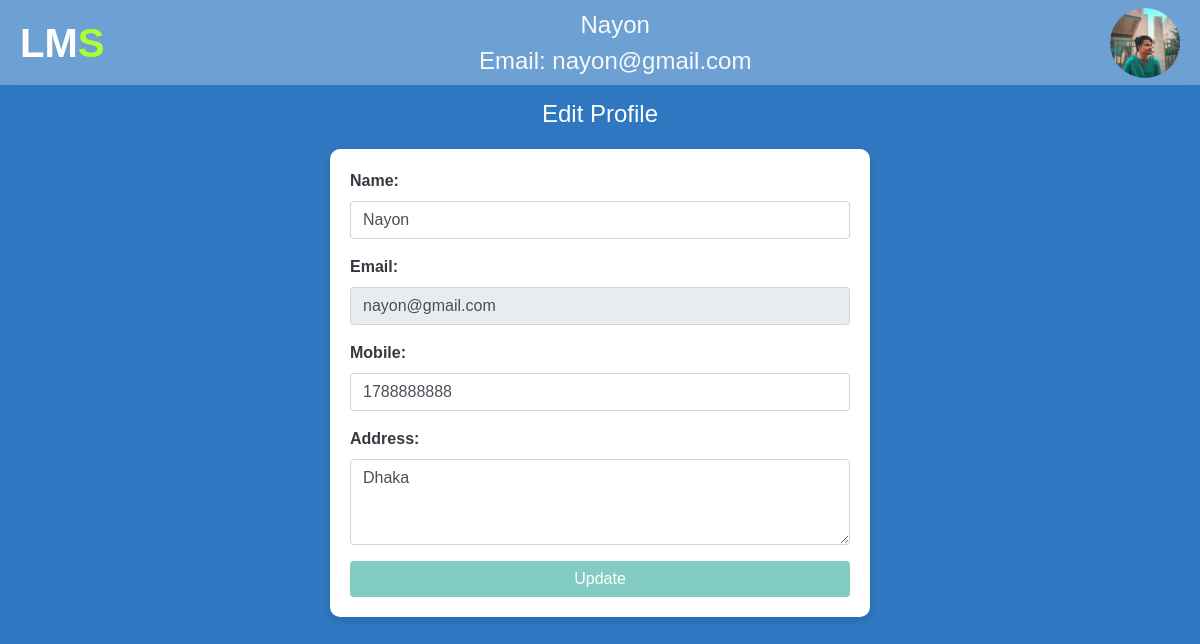
The app's page /edit_profile.php (signed in) with its own data.
### tables this page shows
CREATE TABLE `users` (
  `id` int(11) NOT NULL,
  `std_image` varchar(400) NOT NULL,
  `name` varchar(50) NOT NULL,
  `email` varchar(100) NOT NULL,
  `password` varchar(100) NOT NULL,
  `mobile` int(10) NOT NULL,
  `address` varchar(250) NOT NULL
);

### edit_profile.php (the view, shortened to what this page needs)
<?php
    $connection = mysqli_connect("localhost", "root", "");
    $name = "";
    $email = "";
    $mobile = "";
    $address = "";
    $std_image="";
    $query = "SELECT * FROM users WHERE email = '$_SESSION[email]'";
    $query_run = mysqli_query($connection, $query);
    while ($row = mysqli_fetch_assoc($query_run)){
        $name = $row['name'];
        $email = $row['email'];
        $mobile = $row['mobile'];
        $address = $row['address'];
        $std_image= $row['std_image'];
    }
?>
<!DOCTYPE html>
<html lang="en">
<head>
    <link rel="stylesheet" href="https://maxcdn.bootstrapcdn.com/bootstrap/4.5.2/css/bootstrap.min.css">
</head>
<body>
<nav class="navbar navbar-expand-lg navbar-light fixed-top">
   <a href="view_profile.php" class="navbar-brand">LM<span class="s">S</span></a>
   <div class="user-info">
	   <span><?php echo $_SESSION['name']; ?></span><br>
	   <span>Email: <?php echo $_SESSION['email']; ?></span>
   </div>
   <ul class="navbar-nav">
	   <li class="nav-item">
		   <a href="view_profile.php">
			   <img class="profile-picture" src="<?php echo $std_image; ?>" alt="Profile Picture">
		   </a>
	   </li>
   </ul>
</nav>
    <div class="container">
        <div class="profile-form">
            <h4 class="text-center">Edit Profile</h4>
            <div class="row justify-content-center">
                <div class="col-md-6">
                    <div class="custom-container">
                        <form action="update.php" method="post">
                            <div class="form-group">
                                <label for="name">Name:</label>
                                <input type="text" class="form-control" name="name" value="<?php echo $name; ?>" >
                            </div>
                            <div class="form-group">
                                <label for="email">Email:</label>
                                <input type="email" name="email" class="form-control" value="<?php echo $email; ?>" disabled required>
                            </div>
                            <div class="form-group">
                                <label for="mobile">Mobile:</label>
                                <input type="text" name="mobile" class="form-control" value="<?php echo $mobile; ?>">
                            </div>
                            <div class="form-group">
                                <label for="address">Address:</label>
                                <textarea rows="3" name="address" class="form-control"><?php echo $address; ?></textarea>
                            </div>
                            <button type="submit" name="update" class="btn btn-primary btn-block">Update</button>
                        </form>
                    </div>
                </div>
            </div>
        </div>
    </div>
</body>
</html>

### edit_profile.php (style rules this page uses)
body { background-color: #2F77C0; color: #343a40; font-family: Arial, sans-serif; }
.navbar { background: rgba(255, 255, 255, 0.3); backdrop-filter: blur(8px); height: 85px; padding: 0 20px; display: flex; align-items: center; justify-content: space-between; }
.navbar-brand { color: #fff !important; font-size: 40px; font-weight: 900; }
.s { color: greenyellow; }
.navbar .user-info { color: #f9f9f9; font-size: x-large; text-align: center; flex-grow: 1; }
.navbar-nav { display: flex; align-items: center; }
.navbar-nav .nav-item { list-style: none; }
.profile-picture { width: 70px; height: 70px; border-radius: 50%; object-fit: cover; }
.container { margin-top: 20px; }
.custom-container { padding: 20px; background-color: #ffffff; border-radius: 10px; box-shadow: 0 4px 8px rgba(0,0,0,0.1); }
h4 { color: #FFFFFF; margin-bottom: 20px; }
.form-group label { font-weight: bold; }
.btn-primary { background-color: #82CCC3; border: none; }
.profile-form { margin-top: 100px; }

### records on screen
users: std_image (picture), name "Nayon", email "nayon@gmail.com", mobile "1788888888", address "Dhaka"

### other values on screen
$_SESSION['name'] "Nayon"
$_SESSION['email'] "nayon@gmail.com"
